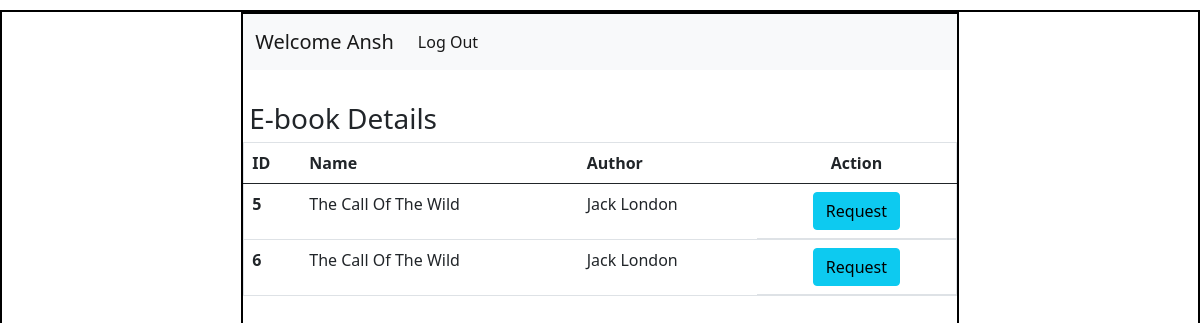
/request-ebook/2, run on the app's committed database.
### application/models.py (models this page shows)
class User(db.Model):
  id = db.Column(db.Integer, primary_key=True)
  username = db.Column(db.String(), unique=True, nullable=False)
  email = db.Column(db.String(),unique = True, nullable=False)
  password = db.Column(db.String(), nullable=False)
  type = db.Column(db.String(), default='general')
  ebooks = db.relationship('Ebook', backref='bearer')

class Ebook(db.Model):
  id = db.Column(db.Integer, primary_key=True)
  name = db.Column(db.String(), nullable=False)
  author = db.Column(db.String(), nullable=False)
  url = db.Column(db.String(), nullable=False)
  status = db.Column(db.String(), default='available')
  user_id = db.Column(db.Integer, db.ForeignKey('user.id'), default=None)

### application/controllers.py (the view)
@app.route("/request-ebook/<int:user_id>")#button in user dashboard
def request_ebook(user_id):
  this_user = User.query.filter_by(id=user_id).first()
  ebooks = Ebook.query.filter_by(status="available").all()
  return render_template("request.html", this_user=this_user, ebooks=ebooks)

### templates/request.html (shortened to what this page needs)
<!DOCTYPE html>
<html lang="en">
<head>
  <link rel="stylesheet" href="/static/style.css">
  <link href="https://cdn.jsdelivr.net/npm/bootstrap@5.0.2/dist/css/bootstrap.min.css" rel="stylesheet">
</head>
<body>
  <div id="main">
    <div id="canvas">
      <nav class="navbar navbar-expand-lg navbar-light bg-light">
        <div class="container-fluid">
          <a class="navbar-brand" href="#">Welcome {{this_user.username}}</a>
          <div class="collapse navbar-collapse" id="navbarSupportedContent">
            <ul class="navbar-nav me-auto mb-2 mb-lg-0">
              <li class="nav-item">
                <a class="nav-link active" aria-current="page" href="/login">Log Out</a>
              </li>
            </ul>
          </div>
        </div>
      </nav>
      <div id="content">
        <h3 class="headings">E-book Details </h3>
        <div class="table">
          <table class="table border">
            <thead>
              <tr>
                <th scope="col">ID</th>
                <th scope="col">Name</th>
                <th scope="col">Author</th>
                <th scope="col" class="text-center">Action</th>
              </tr>
            </thead>
            <tbody>
              {% for ebook in ebooks %}
              <tr>
                <th scope="row">{{ebook.id}}</th>
                <td>{{ebook.name}}</td>
                <td>{{ebook.author}}</td>
                <td class="d-flex justify-content-center ">
                  <a href="/request/{{ebook.id}}/{{this_user.id}}" class="btn btn-info mx-2">Request</a>
                </td>
              </tr>
              {% endfor%}
            </tbody>
          </table>
        </div>
      </div>
    </div>
  </div>
</body>
</html>

### static/style.css (style rules this page uses)
* { margin:0px; }
#main,#canvas { border: 2px solid black; margin-top: 10px; }
#canvas { width: 60%; margin:auto; height:800px; }
.headings { margin: 4px; padding:2px; margin-top: 30px; }

### data on the page
User: username "Ansh"
Ebook: id "5", name "The Call Of The Wild", author "Jack London"
Ebook: id "6", name "The Call Of The Wild", author "Jack London"
